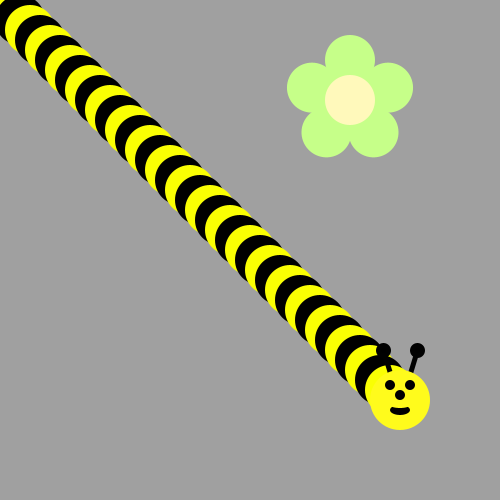
Frame 1 (no input)
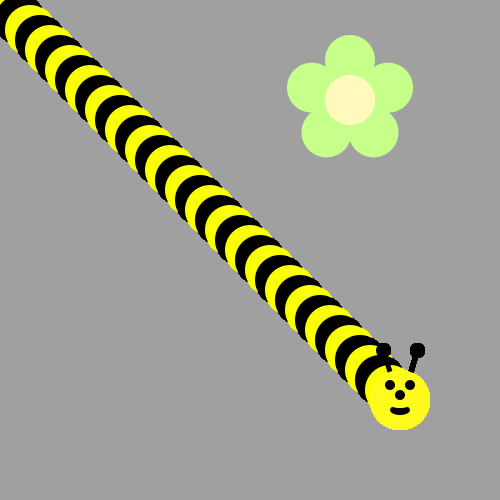
Frame 60 (the mouse pressed at the canvas centre just before this capture)
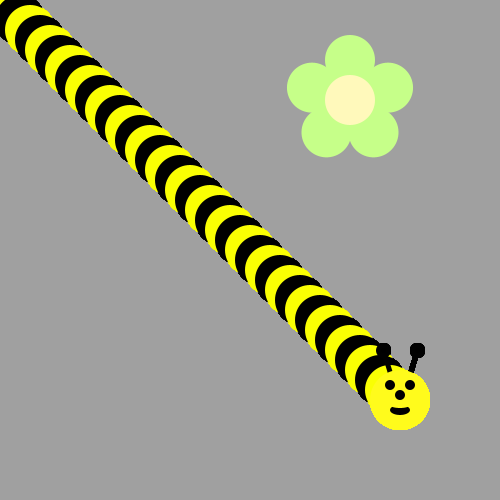
Frame 120 (the mouse held since frame 60 and released just before this capture)

The Processing sketch that drew these frames (run headless with seeded random() and noise(); from frame 60 on, the mouse is pressed at the canvas centre):

// Processing sketch: BUMBLBEE
// ── BUMBLBEE.pde
void draw() {
/*Use a loop to make a body for the Bee!
Then put his head on using drawBeeFace(x,y)
Use Modulo to make the colors alternate 
*/
int y = 0;
int x = 0;
for(int i=0;i<40; i++){
if(i%2==0){
fill(0,0,0);
}else{
fill(#FAFF03);
}
ellipse(x,y,50,50);
y=y+10;
x=x+10;
}
drawBeeFace(400,400);
}

void drawFlower(int x, int y) {
     noStroke();
     translate(x, y);
     // draw 5 petals, rotating after each one
     fill(#c6ff89);      // green
      for (int i = 0; i < 5; i++) {
           ellipse(0, -40, 50, 50);
          rotate(radians(72));
     }
     fill(#fff9bb); // light yellow
     ellipse(0, 0, 50, 50);
} 
void drawBeeFace(int BeeFaceX, int BeeFaceY) {
     noStroke();
     fill(0, 0, 0);
     stroke(1);
     strokeWeight(5);
     line(BeeFaceX-10, BeeFaceY-27, BeeFaceX-17, BeeFaceY-50);
     line(BeeFaceX+10, BeeFaceY-27, BeeFaceX+17, BeeFaceY-50);
     ellipse(BeeFaceX-17, BeeFaceY-50, 10, 10);
     ellipse(BeeFaceX+17, BeeFaceY-50, 10, 10);
     noStroke();
     fill(255, 251, 28);
     ellipse(BeeFaceX, BeeFaceY, 60, 60); // face
     fill(255, 237, 209);
     fill(0,0,0);
      ellipse(BeeFaceX-10, BeeFaceY-15, 10, 10); // eyes
     ellipse(BeeFaceX+10, BeeFaceY-15, 10, 10);
      ellipse(BeeFaceX, BeeFaceY-5, 10, 10); // nose
      ellipse(BeeFaceX, BeeFaceY+10, 20, 10);// mouth
     fill(255, 251, 28);
     ellipse(BeeFaceX, BeeFaceY+5, 20, 6);
}

void setup() {
     ellipseMode(CENTER);
     size(500, 500);
     background(160, 160, 160);
      drawFlower(350, 100);
}
